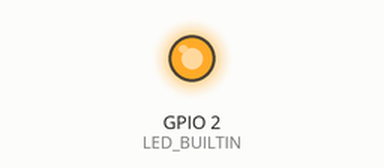
This sketch was run on a simulated ESP8266 (NodeMCU). Shown: output pins drawn as LEDs (lit = HIGH, except the on-board LED, lit = LOW). A WiFi scan finds three made-up networks; random numbers use the default seed unless the sketch sets one; what the sketch prints to the serial monitor is not drawn.

Above: at 7.5 s.
Timing chart, 0 to 20.2 s (numbered marks = the images above):
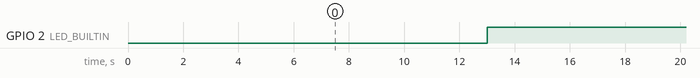

The sketch:

sendernode.ino.ino
```cpp
#include <ESP8266WiFi.h>
#include <espnow.h>
#include "ESPAsyncWebServer.h"
#include "ESPAsyncTCP.h"
// REPLACE WITH RECEIVER MAC Address
uint8_t broadcastAddress[] = {0x98, 0xCD, 0xAC, 0x26, 0x05, 0xBF};

// Set your Board ID (ESP32 Sender #1 = BOARD_ID 1, ESP32 Sender #2 = BOARD_ID 2, etc)
#define BOARD_ID 1

// Structure example to send data
// Must match the receiver structure
typedef struct struct_message {
    int id;
    int x;
    int y;
} struct_message;

// Create a struct_message called test to store variables to be sent
struct_message myData;

unsigned long lastTime = 0;
unsigned long timerDelay = 10000;

// Insert your SSID
constexpr char WIFI_SSID[] = "R.A.J.D.E.E.P D.A.S";

int32_t getWiFiChannel(const char *ssid) {
  if (int32_t n = WiFi.scanNetworks()) {
    for (uint8_t i=0; i<n; i++) {
      if (!strcmp(ssid, WiFi.SSID(i).c_str())) {
        return WiFi.channel(i);
      }
    }
  }
  return 0;
}
// Callback when data is sent
void OnDataSent(uint8_t *mac_addr, uint8_t sendStatus) {
  Serial.print("\r\nLast Packet Send Status: ");
  if (sendStatus == 0){
    Serial.println("Delivery success");
  }
  else{
    Serial.println("Delivery fail");
  }
}

void setup() {
  // Init Serial Monitor
  Serial.begin(115200);
 pinMode(LED_BUILTIN, OUTPUT);
  // Set device as a Wi-Fi Station and set channel
  WiFi.mode(WIFI_STA);

  int32_t channel = getWiFiChannel(WIFI_SSID);

 WiFi.printDiag(Serial); // Uncomment to verify channel number before
  wifi_promiscuous_enable(1);
  wifi_set_channel(channel);
  wifi_promiscuous_enable(0);
  WiFi.printDiag(Serial); // Uncomment to verify channel change after
  //====
  Serial.print("Station IP Address: ");
  Serial.println(WiFi.localIP());
  Serial.print("Wi-Fi Channel: ");
  Serial.println(WiFi.channel());
  // Init ESP-NOW
  if (esp_now_init() != 0) {
    Serial.println("Error initializing ESP-NOW");
    return;
  }
  // Set ESP-NOW role
  esp_now_set_self_role(ESP_NOW_ROLE_CONTROLLER);

  // Once ESPNow is successfully init, we will register for Send CB to
  // get the status of Trasnmitted packet
  esp_now_register_send_cb(OnDataSent);

  // Register peer
  esp_now_add_peer(broadcastAddress, ESP_NOW_ROLE_SLAVE, 1, NULL, 0);

}

void loop() {
  if ((millis() - lastTime) > timerDelay) {
    // Set values to send
    myData.id = BOARD_ID;
    myData.x = random(1, 50);
    myData.y = random(1, 50);

    // Send message via ESP-NOW
    esp_now_send(0, (uint8_t *) &myData, sizeof(myData));
digitalWrite(LED_BUILTIN, LOW);  // Turn the LED on (Note that LOW is the voltage level
  // but actually the LED is on; this is because
  // it is active low on the ESP-01)
  delay(3000);                      // Wait for a second
  digitalWrite(LED_BUILTIN, HIGH);  // Turn the LED off by making the voltage HIGH
  delay(1000);                      // Wait for two seconds (to demonstrate the active low LED)
    lastTime =millis();
}
}
```

Measured:
- by itself, GPIO 2 (LED_BUILTIN): alternates HIGH for 11.0 s and LOW for 3.0 s
